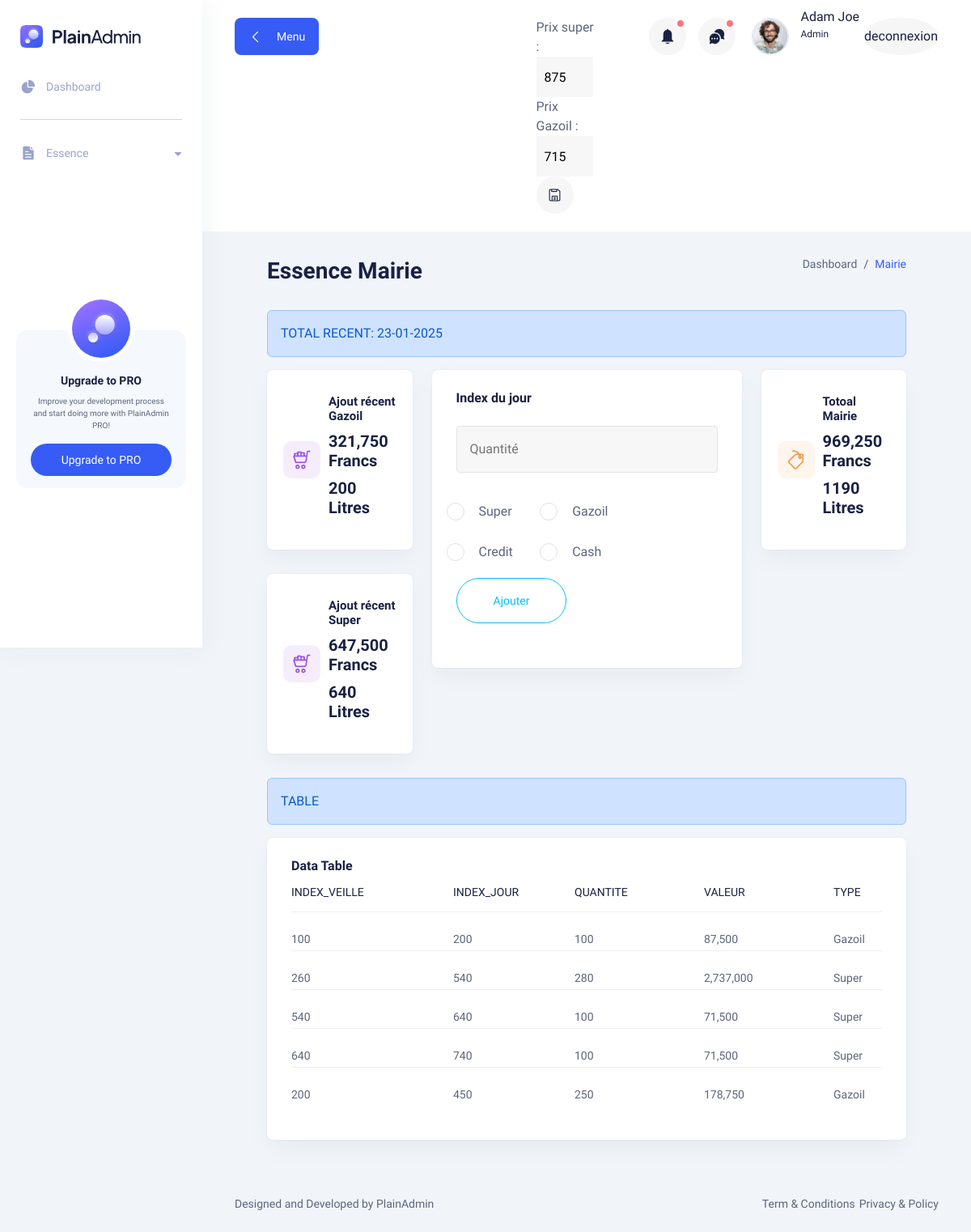
The app's page /Station/Mairie/ (signed in) with its own data.
### Station_Essence/models.py (models this page shows)
class Mairie(models.Model):
      veille=models.IntegerField()
      jour=models.IntegerField()
      quantite=models.IntegerField()
      valeur=models.IntegerField()
      date=models.DateField()
      type=models.CharField(max_length=50)
      type_pay=models.CharField(max_length=50)

### Station_Essence/views.py (the view, shortened to what this page needs)
# urls.py: path('Mairie/',mairie,name='mairie'),
@login_required
def mairie(request):
    mairie=Mairie.objects.all()
    lec={}
    with open('constantes.json', 'r') as fic:
            lec=json.load(fic)
    veil_gaz=mairie.filter(type='Gazoil').last()
    val_gaz=veil_gaz.jour*int(lec['prix_gazoil'])
    veil_sup=mairie.filter(type='Super').last()
    val_sup=veil_sup.jour*int(lec['prix_super'])
    somme_total_mairie=veil_gaz.jour*int(lec['prix_gazoil']) + veil_sup.jour*int(lec['prix_super'])
    litres_total_mairie=veil_gaz.jour + veil_sup.jour
    dico_mairie={'valeur_gaz':val_gaz,'valeur_sup':val_sup,'litre':litres_total_mairie,'toto':somme_total_mairie,'prix':lec,'veilgaz':veil_gaz,'veilsup':veil_sup,}
    return render(request,change_os_chemin(['Mairie','mairie.html']),{'all_mairie':mairie,'aff_mairie':dico_mairie,'prix':lec})

### Station_Essence/views.py (called while the page is built)
def change_os_chemin(url):
    return '\\'.join(url) if platform.platform()=='windows' else '/'.join(url)

### Station_Essence/templates/Mairie/mairie.html (shortened to what this page needs)
{% include "static.html" %}
{% load humanize %}
  <body>
  {% include "navbar.html" %}
    <main class="main-wrapper">
      {% include "header.html" %}
      <section class="section">
               <div class="container-fluid">
                <div class="container-fluid">
                    <div class="title-wrapper pt-30">
                      <div class="row align-items-center">
                        <div class="col-md-6">
                          <div class="title">
                            <h2>Essence Mairie</h2>
                          </div>
                        </div>
                        <div class="col-md-6">
                          <div class="breadcrumb-wrapper">
                            <nav aria-label="breadcrumb">
                              <ol class="breadcrumb">
                                <li class="breadcrumb-item">
                                  <a href="{% url "dash" %}">Dashboard</a>
                                </li>
                                <li class="breadcrumb-item active" aria-current="page">
                                  Mairie
                                </li>
                              </ol>
                            </nav>
                          </div>
                        </div>
                      </div>
                    </div>
                    <div class="alert alert-primary alert-dismissible fade show" role="alert">
                       TOTAL RECENT: 23-01-2025
                    </div>
                        <div class="row">
                            <div class="col-xl-3 col-lg-4 col-sm-6">
                              <div class="icon-card mb-30">
                                <div class="icon purple">
                                  <i class="lni lni-cart-full"></i>
                                  </div>
                                  <div class="content">
                                  <h6 class="mb-10">Ajout récent Gazoil</h6>
                                  <h3 class="text-bold mb-10">{{aff_mairie.valeur_gaz | intcomma}} Francs</h3>
                                  <h3 class="text-bold mb-10">{{aff_mairie.veilgaz.veille}} Litres</h3>
                                </div>
                             </div>
                             <div class="icon-card mb-30">
                              <div class="icon purple">
                                <i class="lni lni-cart-full"></i>
                                </div>
                                <div class="content">
                                <h6 class="mb-10">Ajout récent Super</h6>
                                <h3 class="text-bold mb-10">{{aff_mairie.valeur_sup | intcomma}} Francs</h3>
                                <h3 class="text-bold mb-10">{{aff_mairie.veilsup.veille}} Litres</h3>
                              </div>
                           </div>
                            </div>
                            <div class="col-lg-6">
                              <form action="{% url "mairie" %}" method='POST'>
                                <div class="card-style mb-30">
                                    <h6 class="mb-25">Index du jour</h6>
                                    <div class="input-style-2">
                                        <input type="number" name='input_maire' placeholder="Quantité" />
                                    </div>
                                          <div class="row">
                                              <div class="form-check radio-style radio-success mb-20 col-lg-4">
                                                  <input class="form-check-input" type="radio" id="option1" name="choice" value="Super">
                                                  <label  class="form-check-label" for="option1">Super</label>
                                              </div>
                                              <div class="form-check radio-style radio-success mb-20 col-lg-4">
                                                  <input class="form-check-input" type="radio" id="option2" name="choice" value="Gazoil">
                                                  <label class="form-check-label" for="option2">Gazoil</label>
                                              </div>
                                          </div>
                                          <div class="row">
                                              <div class="form-check radio-style radio-info mb-20 col-lg-4">
                                                  <input class="form-check-input" type="radio" id="option3" name="type_pay" value="Credit">
                                                  <label class="form-check-label" for="option3">Credit</label>
                                              </div>
                                              <div class="form-check radio-style radio-info mb-20 col-lg-4">
                                                <input class="form-check-input" type="radio" id="option3" name="type_pay" value="Cash">
                                                <label class="form-check-label" for="option3">Cash</label>
                                          </div>
                                        <div class="input-style-3">
                                            <button type="submit" name="{{i.veil.type}}" value="{{i.veil.type}}"   class="main-btn secondary-btn-outline rounded-full btn-hover">Ajouter</button>
                                        </div>
                                       </form>
                                </div>
                              </div>
                            </div>
                            <div class="col-xl-3 col-lg-4 col-sm-6">
                            <div class="icon-card mb-30">
                                <div class="icon orange">
                                <i class="lni lni-tag"></i>
                                </div>
                                <div class="content">
                                <h6 class="mb-10">Totoal Mairie</h6>
                                <h3 class="text-bold mb-10">{{ aff_mairie.toto | intcomma }} Francs</h3>
                                <h3 class="text-bold mb-10">{{ aff_mairie.litre }} Litres</h3>
                                </div>
                            </div>
                            </div>
                        </div>
                        <div class="alert alert-primary alert-dismissible fade show" role="alert">
                          TABLE
                        </div>
                              <div class="tables-wrapper">
                                  <div class="col-lg-12">
                                    <div class="card-style mb-30">
                                      <h6 class="mb-0">Data Table</h6>
                                      <div class="table-wrapper table-responsive">
                                    <table class="table">
                                          <thead>
                                            <tr>
                                              <th class="lead-info">
                                                <h6>INDEX_VEILLE</h6>
                                              </th>
                                              <th class="lead-email">
                                                <h6>INDEX_JOUR</h6>
                                              </th>
                                              <th class="lead-phone">
                                                <h6>QUANTITE</h6>
                                              </th>
                                              <th class="lead-phone">
                                                <h6>VALEUR</h6>
                                              </th>
                                              <th class="lead-phone">
                                                <h6>TYPE</h6>
                                              </th>
                                            </tr>
                                          </thead>
                                  {% for gaz in all_mairie %}
                                  <tbody>
                                    <tr>
                                      <td>
                                          <p class="text-sm">{{ gaz.veille }}</p>
                                      </td>
                                      <td>
                                        <p class="text-sm">{{ gaz.jour }}</p>
                                      </td>
                                      <td>
                                        <p class="text-sm">{{ gaz.quantite }}</p>
                                      </td>
                                      <td>
                                        <p class="text-sm">{{ gaz.valeur | intcomma}}</p>
                                      </td>
                                      <td>
                                        <p class="text-sm">{{ gaz.type }}</p>
                                      </td>
                                    </tr>
                                  </tbody>
                                  {% endfor %}
                                </table>
                              </div>
                            </div>
                          </div>
                        </div>
                    </section>
                    <footer class="footer">
                      <div class="container-fluid">
                        <div class="row">
                          <div class="col-md-6 order-last order-md-first">
                            <div class="copyright text-center text-md-start">
                              <p class="text-sm">
                                Designed and Developed by
                                <a href="https://plainadmin.com" rel="nofollow" target="_blank">
                                  PlainAdmin
                                </a>
                              </p>
                            </div>
                          </div>
                          <div class="col-md-6">
                            <div class="terms d-flex justify-content-center justify-content-md-end">
                              <a href="#0" class="text-sm">Term & Conditions</a>
                              <a href="#0" class="text-sm ml-5">Privacy & Policy</a>
                            </div>
                          </div>
                        </div>
                      </div>
                    </footer>
                  </main>
                  {% include "footer.html" %}

### Station_Essence/static/assets/css/fullcalendar.css (style rules this page uses)
:root { --fc-daygrid-event-dot-width:8px;--fc-list-event-dot-width:10px;--fc-list-event-hover-bg-color:#f5f5f5 }

### records on screen
Mairie: veilgaz.veille "200", veille "200", jour "450", quantite "250", valeur "178,750", type "Gazoil"
Mairie: veilsup.veille "640", veille "640", jour "740", quantite "100", valeur "71,500", type "Super"
Mairie: veille "100", jour "200", quantite "100", valeur "87,500", type "Gazoil"
Mairie: veille "260", jour "540", quantite "280", valeur "2,737,000", type "Super"
Mairie: veille "540", jour "640", quantite "100", valeur "71,500", type "Super"

### other values on screen
{{ aff_mairie.valeur_gaz | intcomma }} "321,750"
{{ aff_mairie.valeur_sup | intcomma }} "647,500"
{{ aff_mairie.toto | intcomma }} "969,250"
{{ aff_mairie.litre }} "1190"
